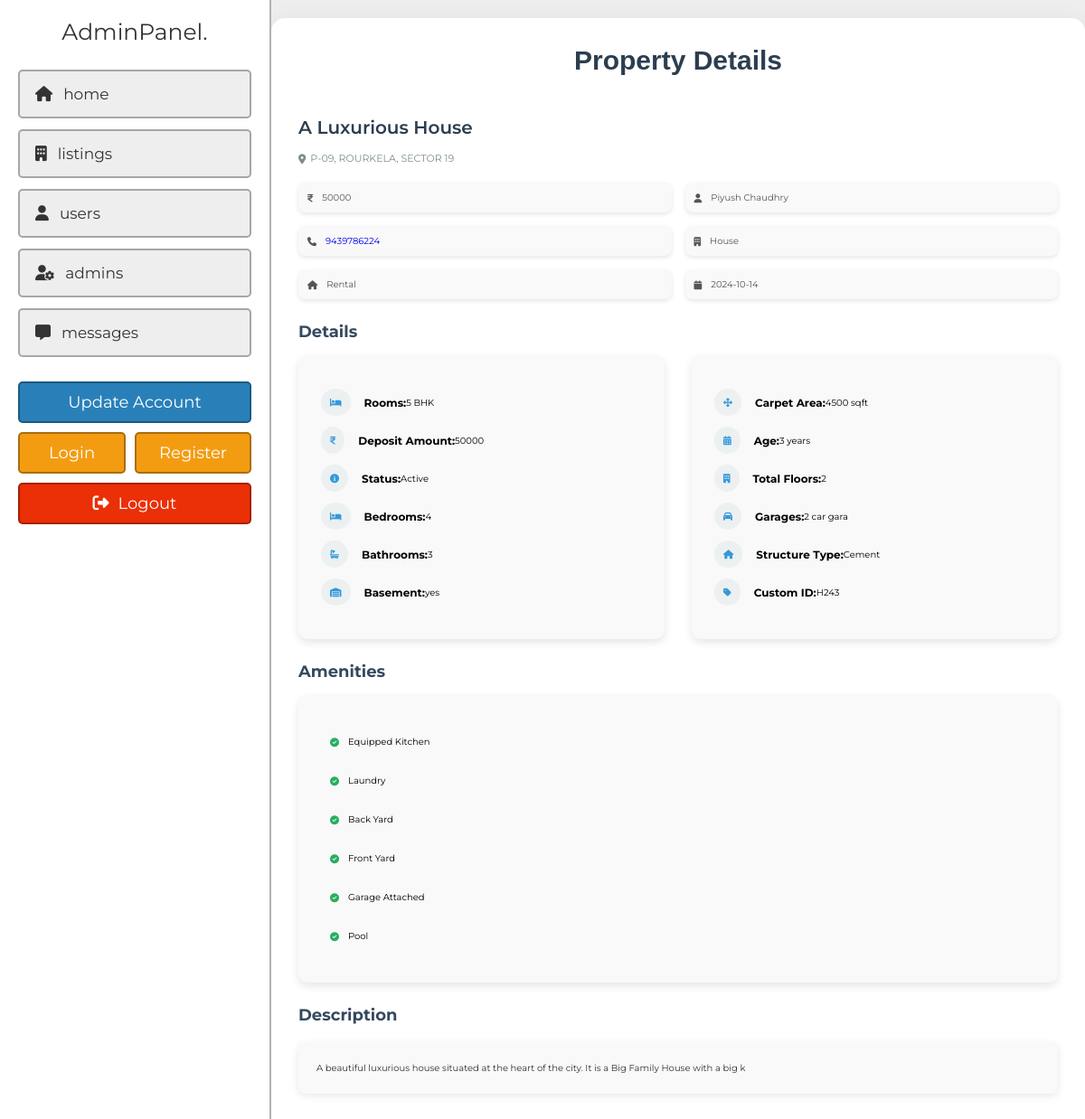
The app's page /admin/view_property.php?get_id=zc0yConuVJzbdBjuVjcb (signed in) with its own data.
### tables this page shows
CREATE TABLE `property` (
  `id` varchar(20) NOT NULL,
  `user_id` varchar(20) NOT NULL,
  `title` varchar(50) NOT NULL,
  `description` varchar(100) NOT NULL,
  `price` varchar(10) NOT NULL,
  `price_label` varchar(10) NOT NULL,
  `property_type` varchar(10) NOT NULL,
  `offer` varchar(50) NOT NULL,
  `status` varchar(50) NOT NULL,
  `image_01` varchar(50) NOT NULL,
  `image_02` varchar(50) NOT NULL,
  `image_03` varchar(50) NOT NULL,
  `image_04` varchar(50) NOT NULL,
  `image_05` varchar(50) NOT NULL,
  `address` varchar(100) NOT NULL,
  `country` varchar(50) NOT NULL,
  `state` varchar(50) NOT NULL,
  `city` varchar(50) NOT NULL,
  `zip` varchar(10) NOT NULL,
  `size` varchar(10) NOT NULL,
  `lot_size` varchar(10) NOT NULL,
  `rooms` varchar(2) NOT NULL,
  `bedrooms` varchar(2) NOT NULL,
  `bathrooms` varchar(2) NOT NULL,
  `custom_id` varchar(50) NOT NULL,
  `garages` varchar(10) NOT NULL,
  `house_age` varchar(30) NOT NULL,
  `garage_size` varchar(30) NOT NULL,
  `date_listed` date NOT NULL,
  `basement` varchar(10) NOT NULL,
  `bhk` varchar(10) NOT NULL,
  `structure_type` varchar(50) NOT NULL,
  `floors` varchar(10) NOT NULL,
  `amenities` longtext NOT NULL CHECK (json_valid(`amenities`)),
  `video_url` varchar(50) DEFAULT NULL,
  `equipped_kitchen` varchar(3) NOT NULL DEFAULT 'no',
  `gym` varchar(3) NOT NULL DEFAULT 'no',
  `laundry` varchar(3) NOT NULL DEFAULT 'no',
  `media_room` varchar(3) NOT NULL DEFAULT 'no',
  `backyard` varchar(3) NOT NULL DEFAULT 'no',
  `basket_ball_court` varchar(3) NOT NULL DEFAULT 'no',
  `front_yard` varchar(3) NOT NULL DEFAULT 'no',
  `garage_attached` varchar(3) NOT NULL DEFAULT 'no',
  `hot_bath` varchar(3) NOT NULL DEFAULT 'no',
  `pool` varchar(3) NOT NULL DEFAULT 'no'
);

CREATE TABLE `users` (
  `id` varchar(20) NOT NULL,
  `name` varchar(50) NOT NULL,
  `number` varchar(10) NOT NULL,
  `email` varchar(50) NOT NULL,
  `address` varchar(100) NOT NULL,
  `password` varchar(50) NOT NULL,
  `profile_image` varchar(255) DEFAULT NULL
);

### admin/view_property.php (the view, shortened to what this page needs)
<?php
include '../backend/connect.php';
if(isset($_GET['get_id'])){
   $get_id = $_GET['get_id'];
}else{
   $get_id = '';
   header('location:dashboard.php');
}
?>
<!DOCTYPE html>
<html lang="en">
<head>
   <link rel="stylesheet" href="https://cdn.jsdelivr.net/npm/swiper@8/swiper-bundle.min.css" />
   <link rel="stylesheet" href="https://cdnjs.cloudflare.com/ajax/libs/font-awesome/6.2.0/css/all.min.css">
   <link rel="stylesheet" href="../assets/css/admin_style.css">
</head>
<body>
<?php include '../components/admin_header.php'; ?>
    <section class="view-property">
        <h1 class="heading">property details</h1>
        <?php
            $select_properties = $conn->prepare("SELECT * FROM `property` WHERE id = ? ORDER BY date_listed DESC LIMIT 1");
            $select_properties->execute([$get_id]);
            if($select_properties->rowCount() > 0){
                while($fetch_property = $select_properties->fetch(PDO::FETCH_ASSOC)){
                $select_user = $conn->prepare("SELECT * FROM `users` WHERE id = ?");
                $select_user->execute([$fetch_property['user_id']]);
                $fetch_user = $select_user->fetch(PDO::FETCH_ASSOC);
        ?>
        <div class="details">
            <h3 class="name"><?= $fetch_property['title']; ?></h3>
            <p class="location"><i class="fas fa-map-marker-alt"></i><span><?= $fetch_property['address']; ?></span></p>
            <div class="info">
                <p><i class="fas fa-indian-rupee-sign"></i><span><?= $fetch_property['price']; ?></span></p>
                <p><i class="fas fa-user"></i><span><?= $fetch_user['name']; ?></span></p>
                <p><i class="fas fa-phone"></i><a href="tel:1234567890"><?= $fetch_user['number']; ?></a></p>
                <p><i class="fas fa-building"></i><span><?= $fetch_property['property_type']; ?></span></p>
                <p><i class="fas fa-house"></i><span><?= $fetch_property['offer']; ?></span></p>
                <p><i class="fas fa-calendar"></i><span><?= $fetch_property['date_listed']; ?></span></p>
            </div>
            <h3 class="title">Details</h3>
                <div class="flex">
                    <div class="box">
                        <p><i class="fas fa-bed"></i><span class="detail-label">Rooms:</span><span><?= $fetch_property['bhk']; ?> BHK</span></p>
                        <p><i class="fas fa-indian-rupee-sign"></i><span class="detail-label">Deposit Amount:</span><span><?= $fetch_property['price']; ?></span></p>
                        <p><i class="fas fa-info-circle"></i><span class="detail-label">Status:</span><span><?= $fetch_property['status']; ?></span></p>
                        <p><i class="fas fa-bed"></i><span class="detail-label">Bedrooms:</span><span><?= $fetch_property['bedrooms']; ?></span></p>
                        <p><i class="fas fa-bath"></i><span class="detail-label">Bathrooms:</span><span><?= $fetch_property['bathrooms']; ?></span></p>
                        <p><i class="fas fa-warehouse"></i><span class="detail-label">Basement:</span><span><?= $fetch_property['basement']; ?></span></p>
                    </div>
                    <div class="box">
                        <p><i class="fas fa-arrows-alt"></i><span class="detail-label">Carpet Area:</span><span><?= $fetch_property['size']; ?> sqft</span></p>
                        <p><i class="fas fa-calendar-alt"></i><span class="detail-label">Age:</span><span><?= $fetch_property['house_age']; ?> years</span></p>
                        <p><i class="fas fa-building"></i><span class="detail-label">Total Floors:</span><span><?= $fetch_property['floors']; ?></span></p>
                        <p><i class="fas fa-car"></i><span class="detail-label">Garages:</span><span><?= $fetch_property['garages']; ?></span></p>
                        <p><i class="fas fa-home"></i><span class="detail-label">Structure Type:</span><span><?= $fetch_property['structure_type']; ?></span></p>
                        <p><i class="fas fa-tag"></i><span class="detail-label">Custom ID:</span><span><?= $fetch_property['custom_id']; ?></span></p>
                    </div>
                </div>
                <h3 class="title">Amenities</h3>
                <div class="flex">
                    <div class="box">
                        <ul class="amenities-list">
                            <?php
                                $amenities = json_decode($fetch_property['amenities'], true);
                                if (!empty($amenities)) {
                                    foreach ($amenities as $amenity) {
                                        echo '<li><i class="fas fa-check-circle"></i>' . htmlspecialchars($amenity) . '</li>';
                                    }
                                } else {
                                    echo '<li>No amenities available</li>';
                                }
                            ?>
                        </ul>
                    </div>
                </div>
            </div>
            <h3 class="title">Description</h3>
            <p class="description"><?= nl2br(htmlspecialchars($fetch_property['description'])); ?></p>
        <?php
            }
        }else{
            echo '<p class="empty">property not found! <a href="listing.php" style="margin-top:1.5rem;" class="btn">add new</a></p>';
        }
        ?>
</section>
</body>
</html>

### assets/css/admin_style.css (style rules this page uses)
:root { --main-color:#2980b9; --orange:#f39c12; --red:#eb2f06; --light-color:#666; --light-bg:#eee; --white:#fff; --black:#333; --box-shadow:0 .5rem 1rem rgba(0,0,0,0.1); --border:.2rem solid rgba(0,0,0,.3); }
* { font-family: 'Montserrat', sans-serif; margin: 0; padding: 0; box-sizing: border-box; outline: none; border: none; text-decoration: none; }
html { font-size: 62.5%; overflow-x: hidden; scroll-behavior: smooth; scroll-padding-top: 5rem; }
body { background-color: var(--light-bg); padding-left: 30rem; }
section { padding: 3rem 2rem; max-width: 1200px; margin: 0 auto; }
.heading { margin-bottom: 2rem; text-align: center; text-transform: capitalize; color: var(--black); font-size: 3rem; }
.view-property { max-width: 1200px; margin: 20px auto; padding: 30px; background: #ffffff; border-radius: 15px; box-shadow: 0 10px 30px rgba(0, 0, 0, 0.1); }
.view-property .heading { text-align: center; font-size: 3rem; color: #2c3e50; margin-bottom: 30px; font-family: 'Arial', sans-serif; }
.view-property .name { font-size: 2rem; font-weight: 600; color: #2c3e50; margin: 15px 0; }
.view-property .location { display: flex; align-items: center; color: #7f8c8d; font-size: 1.1rem; }
.view-property .location i { margin-right: 5px; }
.view-property .info { margin: 20px 0; display: grid; grid-template-columns: repeat(2, 1fr); gap: 15px; }
.view-property .info p { background-color: #f9f9f9; padding: 10px; border-radius: 8px; display: flex; align-items: center; color: #555; box-shadow: 0 2px 5px rgba(0, 0, 0, 0.1); }
.view-property .info p i { color: var(--orange-soda); margin-right: 10px; }
.view-property .title { font-size: 1.8rem; color: #34495e; margin: 25px 0 15px; }
.view-property .flex { display: flex; justify-content: space-between; gap: 30px; }
.view-property .box { flex: 1; background-color: #f9f9f9; padding: 25px; border-radius: 10px; box-shadow: 0 4px 10px rgba(0, 0, 0, 0.1); }
.view-property .box p { margin: 12px 0; display: flex; align-items: center; font-size: 1rem; }
.view-property .box p i { margin-right: 15px; color: #3498db; background-color: #ecf0f1; border-radius: 50%; padding: 10px; transition: background-color 0.3s, transform 0.3s; }
.view-property .detail-label { color: var(--orange-soda); font-size: 1.2rem; font-weight: bold; }
.view-property .amenities-list { list-style: none; padding: 0; margin: 0; }
.view-property .amenities-list li { display: flex; align-items: center; margin: 10px 0; padding: 10px; background-color: #f9f9f9; border-radius: 8px; transition: background-color 0.3s; }
.view-property .amenities-list li i { margin-right: 10px; color: #27ae60; transition: transform 0.3s; }
.view-property .description { background-color: #f9f9f9; padding: 20px; border-radius: 8px; box-shadow: 0 2px 10px rgba(0, 0, 0, 0.1); line-height: 1.6; color: #333; margin: 20px 0; font-size: 1rem; }

### records on screen
property: title "A Luxurious House", address "P-09, ROURKELA, SECTOR 19", price "50000", user.name "Piyush Chaudhry", user.number "9439786224", property_type "House", offer "Rental", date_listed "2024-10-14", bhk "5", status "Active", bedrooms "4", bathrooms "3", basement "yes", size "4500", house_age "3", floors "2", garages "2 car gara", structure_type "Cement", custom "H243", amenities "Equipped Kitchen", amenities "Laundry", amenities "Back Yard", amenities "Front Yard", amenities "Garage Attached", amenities "Pool", description "A beautiful luxurious house situated at the heart of the city. It is a Big Family House with a big k"
